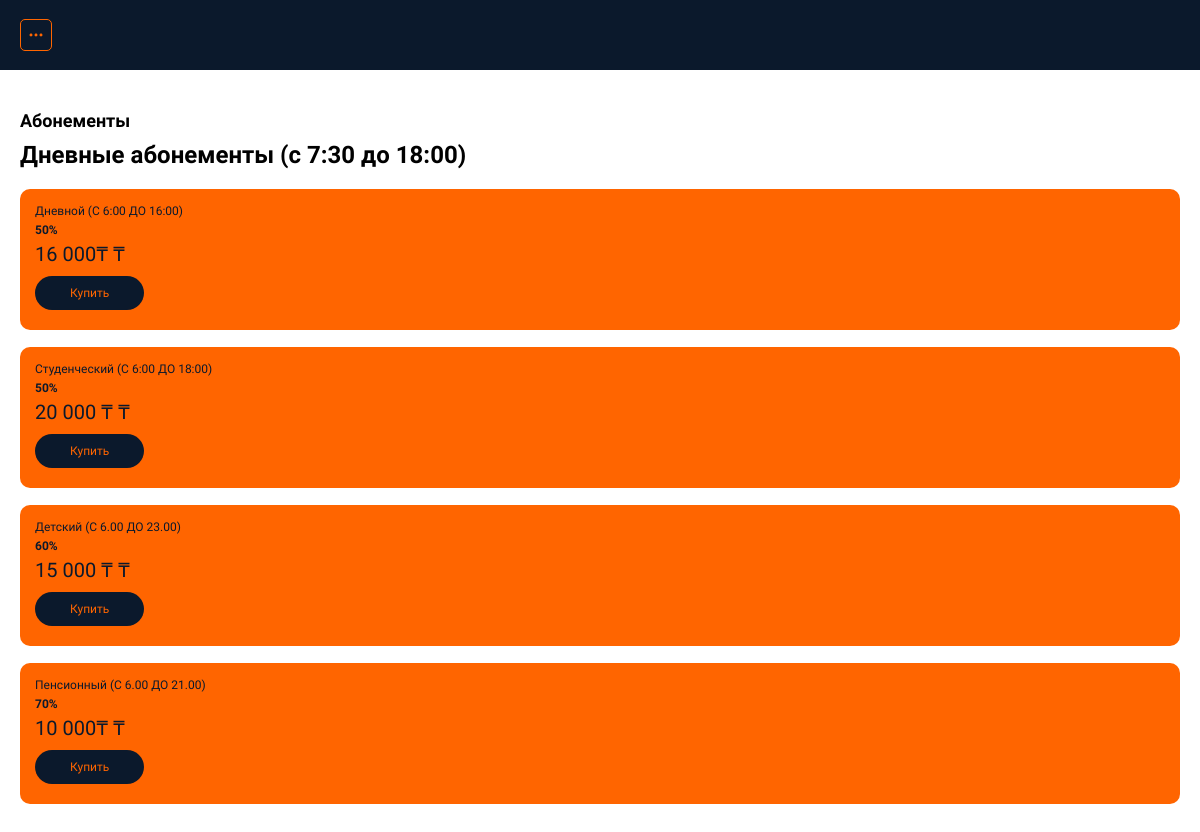
Screenshot of /abonements/ (signed in) with the database file from the repository.
### fitnes_app/models.py (models this page shows, shortened)
class Abonement(models.Model):
    names =models.CharField("Название абонемента", max_length=255)
    category=models.ForeignKey(Category, on_delete= models.CASCADE, verbose_name="Выберите категорию")
    training= models.CharField("Количество тренеровок", max_length=100, default='безлимит(месяц)')
    descriptions= models.CharField("Скидка", max_length=100)
    times=models.CharField(" Сколько человек приобрело", max_length=45)
    prices=models.CharField("Стоимость абонемента", max_length=80)
    class Meta:
        verbose_name="Абонемент"
        verbose_name_plural="Абонементы"

### fitnes_app/views.py (the view)
# urls.py: path('abonements/', views.abonement_page, name='abonements_page'),
def abonement_page(request):
    abonements = Abonement.objects.all()
    context={
        'abonements':abonements
    }
    return render(request,"./abonements.html", context)

### fitnes_app/templates/abonements.html (shortened to what this page needs)
{% extends 'base.html' %}
{% load static %}
{% block content %}
{% if user.is_authenticated %}
<section class="club">
    <div class="container">
        <h2 class="title">Абонементы</h2>
        <h2>Дневные абонементы (с 7:30 до 18:00)</h2>
        <div class="club-list">
            {% for abonement in abonements %}
            <div class="club-card">
                <h3 class="club-card__title">{{ abonement.names }}</h3>
                <h3 class="club-card__name">{{ abonement.descriptions }}</h3>
                <h3 class="club-card__title1">{{ abonement.prices }} &#8376;</h3>
                <a href="{% url 'abon_purchase' %}" class="dark-button">Купить</a>
            </div>
            {% endfor %}
        </div>
    </div>
</section>
{% endif %}
{% endblock %}

### fitnes_app/static/css/style.css (style rules this page uses)
* { padding: 0; margin: 0; box-sizing: border-box; font-family: "Tektur", sans-serif; }
:root { --orange: #FF6500; --blue: #1E3E62; --deep: #0B192C; --dark: #000000; --dark-orange: #D05200; --white: #FFFFFF; }
.container { margin-left: 20px; margin-right: 20px; }
.title { font-size: 18px; font-weight: 700; color: var(--dark); margin: 10px 0; }
.categories, .club, .club-detail, .auth { padding: 30px 0; }
.categories-list, .club-list { margin: 20px 0; }
.club-card { background-color: var(--orange); padding: 15px; border-radius: 10px; margin-bottom: 17px; }
.club-card__title, .club-card__name { color: var(--deep); font-size: 12px; margin-bottom: 5px; }
.club-card__title { font-weight: 400; }
.club-card__name { font-weight: 600; }
.dark-button { font-size: 12px; text-decoration: none; display: inline-block; margin: 5px 0; background-color: var(--deep); color: var(--orange); padding: 10px 35px; border-radius: 30px; transition: 0.3s ease-in-out; }
.club-card__title1 { color: var(--deep); font-size: 20px; margin-bottom: 5px; font-weight: 400; }

### rows the page displays
Abonement: names "Дневной (C 6:00 ДО 16:00)", descriptions "50%", prices "16 000₸"
Abonement: names "Студенческий (С 6:00 ДО 18:00)", descriptions "50%", prices "20 000 ₸"
Abonement: names "Детский (С 6.00 ДО 23.00)", descriptions "60%", prices "15 000 ₸"
Abonement: names "Пенсионный (С 6.00 ДО 21.00)", descriptions "70%", prices "10 000₸"
